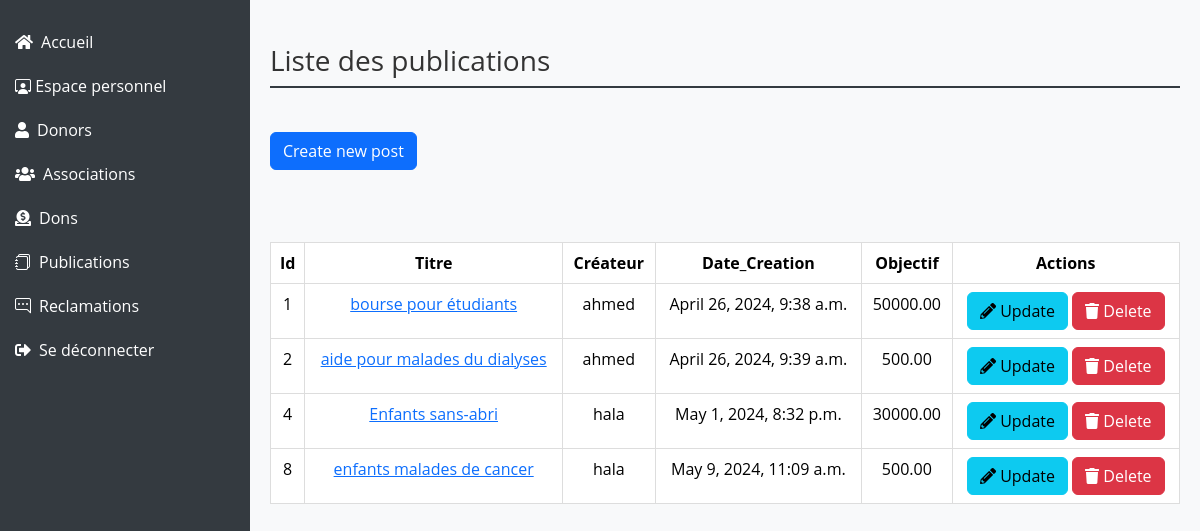
The app's page /publications/publications/, older data.
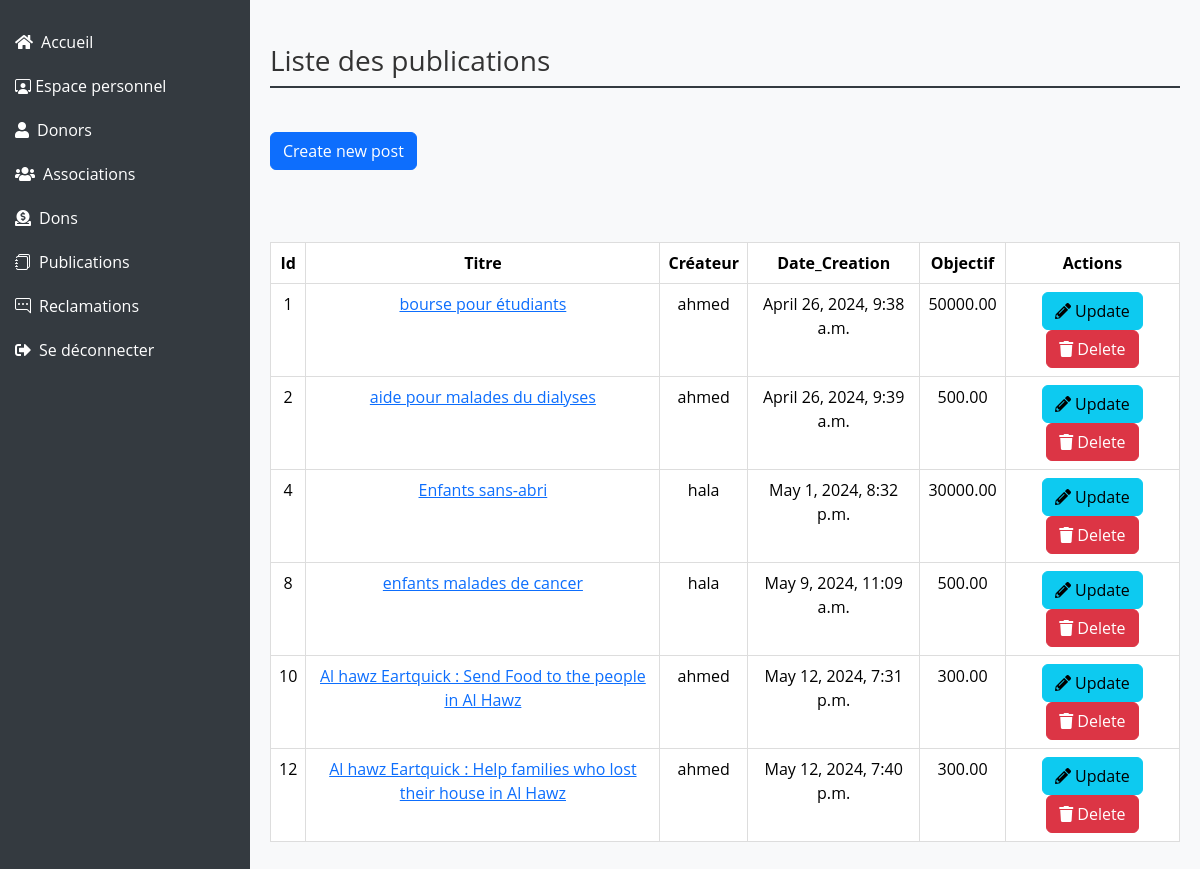
The same page, newer data.
### publications/models.py (models this page shows, shortened)
class Publication(models.Model):
    id=models.AutoField(primary_key=True)
    titre=models.CharField(max_length=150)
    contenu=models.TextField()
    date=models.DateTimeField(default=timezone.now)
    image=models.ImageField(upload_to='photos/%y/%m/%d', blank=True)
    montant=models.DecimalField(max_digits=20,decimal_places=2)
    user=models.ForeignKey(User,on_delete=models.CASCADE,null=True)
    category = models.ForeignKey(Category, on_delete=models.CASCADE,null=True,blank=True)
    objects = models.Manager()

### users/models.py (models this page shows, shortened)
class User(AbstractUser):
    is_association= models.BooleanField(default=True)
    is_donor = models.BooleanField(default=False)
    is_admin = models.BooleanField(default=False)
    groups = models.ManyToManyField(Group, related_name='user_groups')
    user_permissions = models.ManyToManyField(Permission, related_name='user_permissions')
    email_confirmed = models.BooleanField(default=False)
    confirmation_token = models.CharField(max_length=100, blank=True, null=True)

### publications/views.py (the view)
# urls.py: path('publications/', include('publications.urls')),
def publications(request):
    publications = Publication.objects.all()
    return render(request, 'publications/publications.html', {'publications': publications})

### templates/publications/publications.html (shortened to what this page needs)
{% load static %}
<!DOCTYPE html>
<html lang="en">
<head>
    <link href="https://cdn.jsdelivr.net/npm/bootstrap@5.3.2/dist/css/bootstrap.min.css" rel="stylesheet">
    <link href="https://cdnjs.cloudflare.com/ajax/libs/font-awesome/5.15.4/css/all.min.css" rel="stylesheet">
    <link href="https://cdn.jsdelivr.net/npm/bootstrap-icons/font/bootstrap-icons.css" rel="stylesheet">
</head>
<body>
<div class="sidebar">
    <ul class="nav flex-column">
        <li class="nav-item">
            <a class="nav-link text-white" href="/"><i class="fas fa-home me-2"></i>Accueil</a>
        </li>
        <li class="nav-item">
            <a class="nav-link text-white" href="{% url 'dashboardAdmin' %}"><i class="bi bi-person-workspace"></i></i> Espace personnel</a>
        </li>
        <li class="nav-item">
            <a class="nav-link text-white" href="{% url 'donors' %}"><i class="fas fa-user me-2"></i>Donors</a>
        </li>
        <li class="nav-item">
            <a class="nav-link text-white" href="{% url 'associations' %}"><i class="fas fa-users me-2"></i>Associations</a>
        </li>
        <li class="nav-item">
            <a class="nav-link text-white" href="{% url 'dons' %}"><i class="fas fa-donate me-2"></i>Dons</a>
        </li>
        <li class="nav-item">
            <a class="nav-link text-white" href="{% url 'publications' %}"><i class="bi bi-journals me-2"></i>Publications</a>
        </li>
        <li class="nav-item">
            <a class="nav-link text-white" href="{% url 'reclamations' %}"><i class="bi bi-chat-right-dots me-2"></i>Reclamations</a>
        </li>
        <li class="nav-item">
            <a class="nav-link text-white" href="{% url 'logout' %}"><i class="fas fa-sign-out-alt me-2"></i>Se déconnecter</a>
        </li>
    </ul>
</div>
<div class="main-content">
    <h1 class="mt-4">Liste des publications</h1>
    <br>
    <a href="{% url 'create' %}" class="btn btn-primary">Create new post</a>
    <br>
    <br>
    <br>
    {% if publications %}
        <div class="table-responsive mt-4">
            <table class="table table-bordered table-hover">
                <thead class="thead-dark">
                    <tr>
                        <th style="text-align: center">Id</th>
                        <th style="text-align: center">Titre</th>
                        <th style="text-align: center">Créateur</th>
                        <th style="text-align: center">Date_Creation</th>
                        <th style="text-align: center">Objectif </th>
                        <th style="text-align: center">Actions</th>
                    </tr>
                </thead>
                <tbody>
                    {% for p in publications %}
                    <tr>
                        <td style="text-align: center"> {{ p.id }}</td>
                        <td style="text-align: center">
                            <a href="{% url 'detail' p.id %}">{{ p.titre }}</a>
                        </td>
                        <td style="text-align: center"> {{ p.user.first_name}}</td>
                        <td style="text-align: center"> {{ p.date }}</td>
                        <td style="text-align: center"> {{ p.montant }}</td>
                        <td style="text-align: center">
                            <a href="{% url 'update' p.id %}" class="btn btn-info"><i class="fas fa-pencil-alt"></i> Update</a>
                            <button class="btn btn-danger" onclick="confirmDelete({{ p.id }})"><i class="fas fa-trash"></i> Delete</button>
                        </td>
                    </tr>
                    {% endfor %}
                </tbody>
            </table>
        </div>
    {% endif %}
</div>
</body>
</html>

Row changes from the older to the newer data that the page shows:
added Publication: id "10", titre "Al hawz Eartquick : Send Food to the people in Al Hawz", user.first_name "ahmed", date "May 12, 2024, 7:31 p.m.", montant "300.00"
added Publication: id "12", titre "Al hawz Eartquick : Help families who lost their house in Al Hawz", user.first_name "ahmed", date "May 12, 2024, 7:40 p.m.", montant "300.00"
